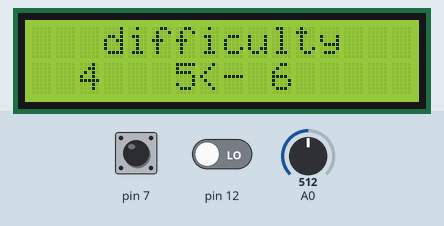
Simulated run of this sketch. Board: Arduino Uno, built with avr-gcc and run on an emulated ATmega328P. On the bench: 16×2 character LCD. The test bench sets the inputs (shaded band); at power-on: A0 = 512, pin 7 LOW, pin 12 LOW.

Above: at 1.2 s.
1.3 s: A0 set to 716
At 2.5 s:
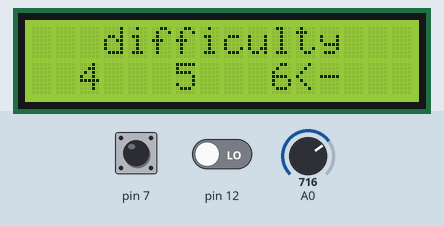
2.8 s: A0 set to 306
At 4.0 s:
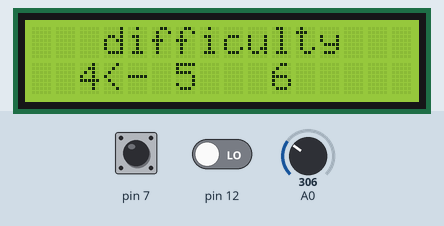
4.3 s: pin 7 pulsed HIGH 5 times (0.12 s each, 0.3 s apart)
At 6.7 s:
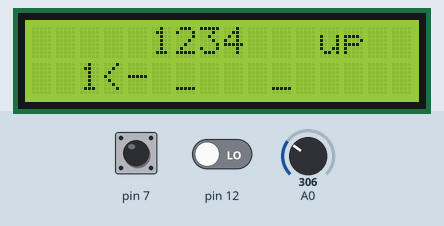
7.3 s: pin 12 driven HIGH
At 7.51 s:
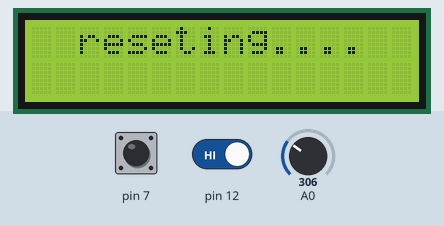
9.1 s: A0 set to 511
At 9.7 s:
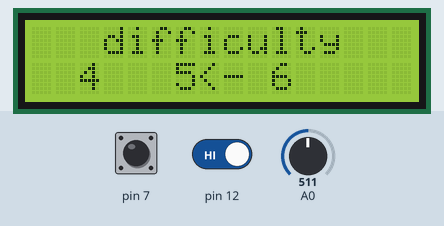
12.1 s: A0 set to 122
At 12.5 s:
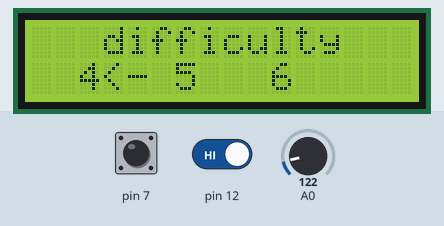
Timing chart, 0 to 15.1 s (numbered marks = the images above; inputs shaded):
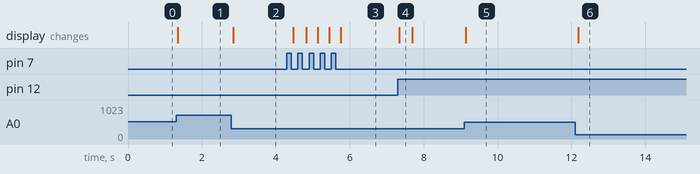

Measured:
- after the input at 1.3 s, the display: changes at once (image 1)
- after the input at 2.8 s, the display: changes after 0.05 s (image 2)
- after the input at 4.3 s, the display: first changes after 0.17 s (image 3 shows a later state)
- after the input at 7.3 s, the display: changes at once (image 4)
- after the input at 9.1 s, the display: changes at once (image 5)
- after the input at 12.1 s, the display: changes after 0.09 s (image 6)

The sketch:

ver3-analog.ino
```cpp
#include <Wire.h>
#include <LiquidCrystal_I2C.h>
LiquidCrystal_I2C lcd_I2C_27(0x27,16,2);

/*notes
char 0 = 48
*/

/*---index declare---*/
bool buttonPress7 = false;
bool buttonAction7 = false;
bool selecting = true;

char _pos1[7] = {' ',' ',' ',' ',' ',' ','_'};
char _pos2[7] = {' ',' ',' ',' ',' ',' ','_'};
char _pos3[7] = {' ',' ',' ',' ',' ',' ','_'};
char _total[3][7] = {{},{},{}};
char _handing = ' ';

int dif[3] = {4,5,6};
int _select = 0;
int omega = 0;
int plateAmount = sizeof(_total)/sizeof(char)/3;
int _click = 0;
int _lastPos = 4;
int hard = 0;

String _arrow = "<-";
String _action = "down";

int FFN(char _pos[]);

bool button(int number);

void showInt(int w,int h,int num);

void showString(int w,int h,String text);

void showChar(int w,int h,char text);

void cleanLine(int h);

void reset();

void setup(){

  lcd_I2C_27.init ();
  lcd_I2C_27.backlight();

  pinMode(7,INPUT);
  pinMode(12,INPUT);

  _select = 0;

  cleanLine(0);
  cleanLine(1);
  showString(4*_select+3,1,_arrow);

  for(int i = 0; i < plateAmount;i++){
    _total[0][i] = _pos1[i];
    _total[1][i] = _pos2[i];
    _total[2][i] = _pos3[i];

    _action = "down";
    _click = 0;
    _lastPos = 4;
    _handing = ' ';
  }
}

void difficulty(){
  showString(4*_select+3,1,_arrow);
  showInt(2,1,dif[0]);
  showInt(6,1,dif[1]);
  showInt(10,1,dif[2]);
  showString(0,0,"   difficulty   ");

  if(button(7) == false && buttonPress7 == true) buttonAction7 = true;

  buttonPress7 = button(7);

  if(buttonAction7){
    buttonAction7 = false;
    selecting = false;
    hard = dif[_select];

    for(int i = 0;i < 6;i++){
      _pos1[i] = ' ';
    }

    for(int i = 5,num = hard;i >= 6 - hard;i--,num--){
      _pos1[i] = char(num + 48);
    }

    showString(0,0,"   choosed  ");
    showInt(12,0,hard);
    cleanLine(1);
    setup();
  }
}

void loop(){
  if(_action != "win "){
    omega = analogRead(A0) / 342;
    showString(4*_select+3,1,"  ");

    _select = omega;
    showString(4*_select+3,1,_arrow);
  }

  if(selecting){
    difficulty();
  }

  if(!selecting){
    /*---showing---*/
    if(_action != "win "){
      showChar(0,0,_handing);
      showChar(2,1,_total[0][FFN(_total[0])]);
      showChar(6,1,_total[1][FFN(_total[1])]);
      showChar(10,1,_total[2][FFN(_total[2])]);

      for(int i = 6 - hard,pos = 0;i < 6;i++,pos++){
        showChar(5+pos - (hard - 4)/2,0,_total[_select][i]);
      }
    }

    /*---reset---*/
    if(digitalRead(12)){
      reset();
    }

    /*---finish---*/
    if(_total[1][(6 - hard)] == '1' || _total[2][6 - hard] == '1'){
      _action = "win ";
      showString(0,0,"you win!! hard ");
      showInt(15,0,hard);
      showString(0,1,"    click:");
      showInt(10,1,_click);
      showString(12,1,"    ");
      return 0;
    }

    /*---index operating---*/
    if(_handing == ' ' && _action != "win ") {
      _action = "up  ";
      showString(12,0,_action);
    }

    else if(_handing != ' ' && _action != "win ") {
      _action = "down";
      showString(12,0,_action);
    }

    if(button(7) == false && buttonPress7 == true) buttonAction7 = true;

    buttonPress7 = button(7);

    /*---action control---*/
    if(buttonAction7 && _action == "up  "){
      if(_handing == ' '){
        if(_total[_select][FFN(_total[_select])] != '_'){
          buttonAction7 = false;
          _handing = _total[_select][FFN(_total[_select])];
          _total[_select][FFN(_total[_select])] = ' ';
          _action = "down";
          _lastPos = _select;
        }
      }
    }

    else if(buttonAction7 && _action == "down" && _handing != ' '){
      buttonAction7 = false;
      if((int)_handing < (int)(_total[_select][FFN(_total[_select])])){
        _total[_select][FFN(_total[_select])-1] = _handing;
        _handing = ' ';
        _action = "up  ";
        if(_lastPos != _select){
          _click++;
        }
      }
    }

    /*---reset index---*/
    buttonAction7 = false;

    delay(1);
  }
}

/*---function---*/

void showInt(int w,int h,int num){
   lcd_I2C_27.setCursor(w,h);
   lcd_I2C_27.print(num);
}

void showString(int w,int h,String text){
   lcd_I2C_27.setCursor(w,h);
   lcd_I2C_27.print(text);
}

void showChar(int w,int h,char text){
   lcd_I2C_27.setCursor(w,h);
   lcd_I2C_27.print(text);
}

void cleanLine(int h){
  showString(0,h,"                ");
}

void reset(){
  selecting = true;
  showString(0,0,"  reseting....  ");
  cleanLine(1);
  setup();
  showString(7,1,"  ");
  showString(11,1,"  ");
  showString(4*_select+3,1,_arrow);
}

int FFN(char _pos[]){
  for(int i = 0;i < plateAmount;i++){
    if(_pos[i] != ' '){
      return i;
      break;
    }
  }
  return 0;
}

bool button(int number){
  return digitalRead(number);
}
```
